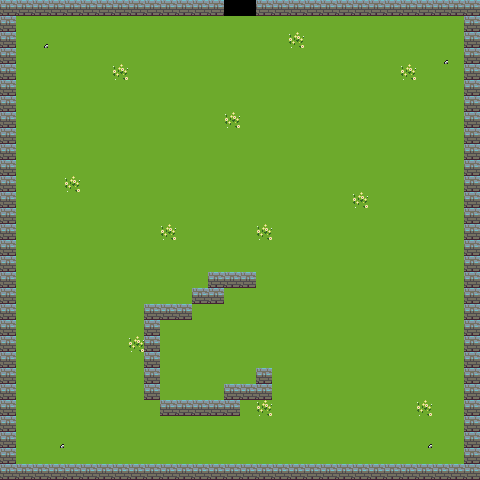

A level layout from a 2D game, rendered from its tile map. Below: a short description, then the map file with tile-grid data replaced by summaries:
An orthogonal 30x30 tile map with 16x16 px tiles, 3 tile layers (ground, items, characters).

<map version="1.0" orientation="orthogonal" renderorder="right-down" width="30" height="30" tilewidth="16" tileheight="16" nextobjectid="1">
 <tileset firstgid="1" name="tiles" tilewidth="16" tileheight="16" tilecount="120" columns="8">
  <image source="tiles.png" width="128" height="240" />
  <tile id="0">
   <properties>
    <property name="Blocked" type="bool" value="true" />
   </properties>
  </tile>
  <tile id="82">
   <properties>
    <property name="Exit" value="north" />
    <property name="SpawnX" value="0" />
    <property name="SpawnY" value="0" />
   </properties>
  </tile>
  <tile id="83">
   <properties>
    <property name="ItemDirectory" value="res/items/item1.png" />
    <property name="ItemName" value="Bowl" />
   </properties>
  </tile>
  <tile id="90">
   <properties>
    <property name="ItemDescription" value="An awesome chest" />
    <property name="ItemName" value="Chest" />
    <property name="ItemPath" value="res/items/chest.png" />
   </properties>
  </tile>
  <tile id="93">
   <properties>
    <property name="ItemDescription" value="A lame bowl" />
    <property name="ItemName" value="Bowl" />
    <property name="ItemPath" value="res/items/bowl.png" />
   </properties>
  </tile>
 </tileset>
 <layer name="ground" width="30" height="30">
  <data>[900 cells, 900 non-empty, 4 distinct tile ids]</data>
 </layer>
 <layer name="items" width="30" height="30">
  <data>[900 cells, 17 non-empty, 2 distinct tile ids]</data>
 </layer>
 <layer name="characters" width="30" height="30">
  <data>[900 cells, 0 non-empty, 0 distinct tile ids]</data>
 </layer>
</map>
